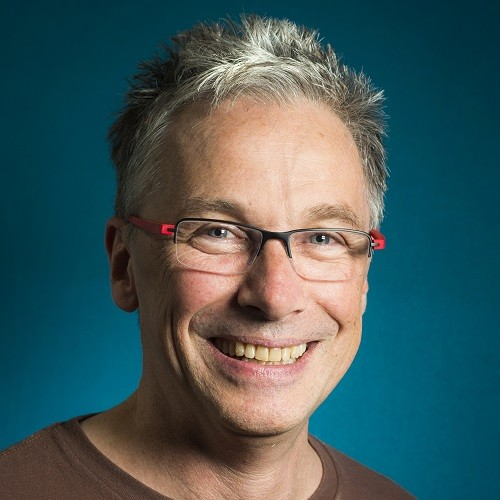
#> input picture peter.jpg, 500 x 500 px
$ jupyter execute face_mouse_task.ipynb
#> lines starting #> are read from the running program, lines starting #| are printed output that depends on the picture
[cell 1]
import cv2
import numpy as np
from matplotlib import pyplot as plt
classifier = cv2.CascadeClassifier(cv2.data.haarcascades + 'haarcascade_frontalface_default.xml')

## Detect Face , Mouth and Smile

[cell 2]
image = cv2.imread('peter.jpg')
#> image is the input picture: shape (500, 500, 3); mean B, G, R 92.2, 91, 66.8
gray = cv2.imread('peter.jpg',0)
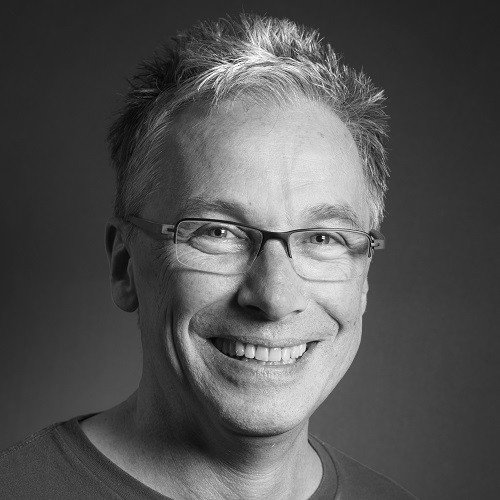
#> gray: shape (500, 500); min 0, max 255, mean 83.9
cascade =  cv2.CascadeClassifier('haarcascade_frontalface_default.xml')
smilecascade=cv2.CascadeClassifier('haarcascade_smile.xml')
mouthcascade=cv2.CascadeClassifier('haarcascade_mcs_mouth.xml')
faces = classifier.detectMultiScale(gray, scaleFactor = 1.03, minNeighbors = 3, minSize=(80,80))

font=cv2.FONT_HERSHEY_SIMPLEX

for face in faces:
    x, y, w, h = face
    cv2.rectangle(image, (x,y), (x+w, y+h), (0,0,255), 2)
    cv2.putText(image,'Peter',(x+w-100, y+h+50),font,1,(0,255,255),2)
    face_region = gray[y:y+h, x:x+w]

    smiles = smilecascade.detectMultiScale(face_region, scaleFactor=4, minNeighbors=5, minSize=(50,50))
    mouths = mouthcascade.detectMultiScale(face_region, scaleFactor=1.3, minNeighbors=20, minSize=(50,50))

    for smile in smiles:
        x2, y2, w2, h2 = smile
        cv2.rectangle(image, (x+x2, y+y2), (x+x2+w2, y+y2+h2), (255, 255, 0), 3)
        cv2.putText(image,'smile',(x+x2+w2, y+y2+h2),font,1,(0,255,255),2)
    for mouth in mouths:
        x3, y3, w3, h3 = mouth
        cv2.rectangle(image, (x+x3, y+y3), (x+x3+w3, y+y3+h3), (0, 255, 0), 3)
        cv2.putText(image,'mouth',(x+x3+w3-200, y+y3+h3+10),font,1,(0,255,255),2)
plt.figure(figsize=(10,10))
plt.imshow(image[:,:,::-1])
